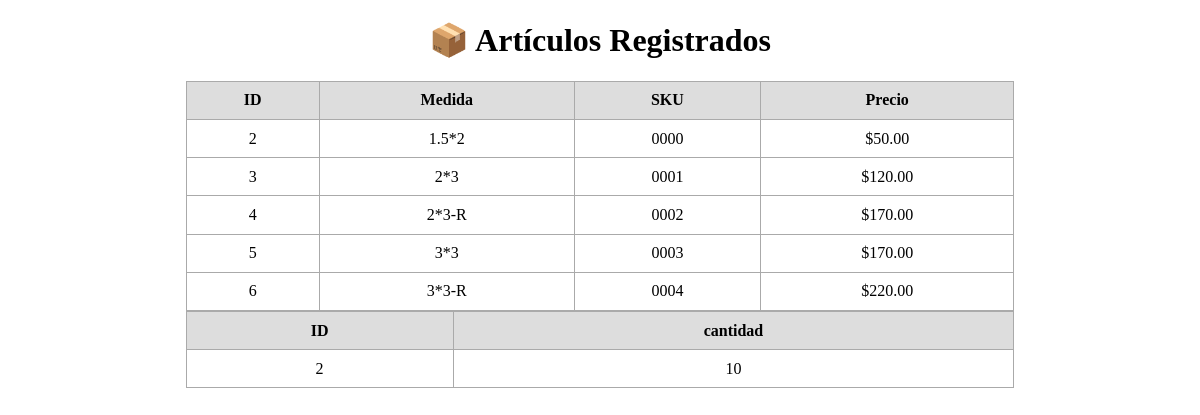
Before: /paginas/POS/leer_articulos.php with the older database file.
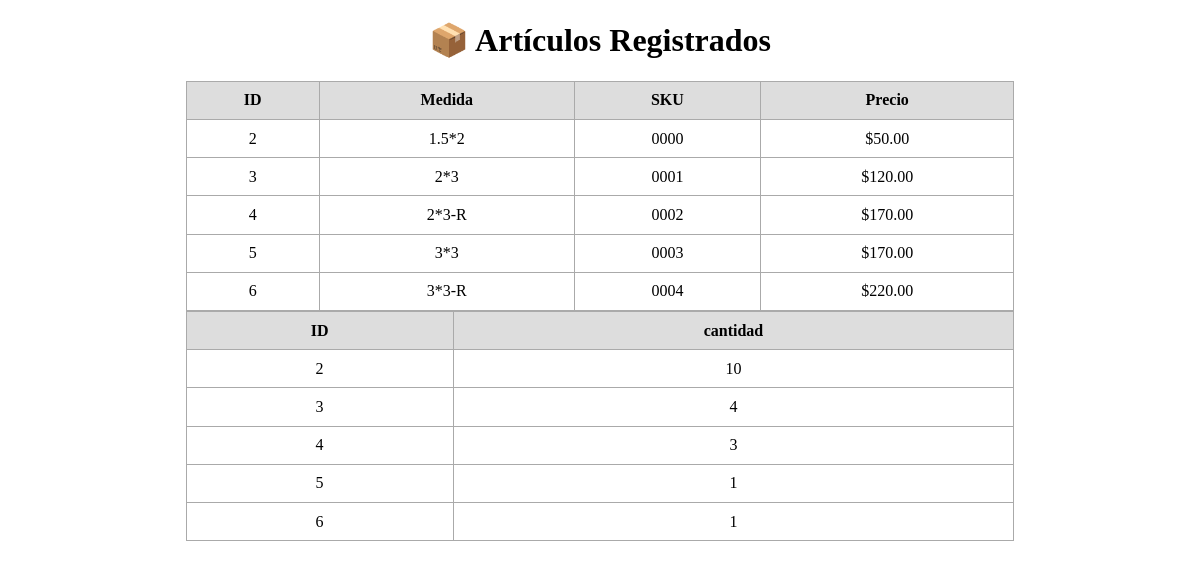
After: the same page with the newer database file.
### tables this page shows
CREATE TABLE articulos (
    id INTEGER PRIMARY KEY AUTOINCREMENT,
    medida TEXT NOT NULL,
    sku TEXT NOT NULL UNIQUE,
    precio REAL NOT NULL
);

CREATE TABLE stock (
    producto_id INTEGER PRIMARY KEY,
    cantidad DECIMAL(10,2) NOT NULL,
    FOREIGN KEY(producto_id) REFERENCES articulos(id)
);

### paginas/POS/leer_articulos.php (the view, shortened to what this page needs)
<?php
$db = new SQLite3('articulos.db');
$resultado = $db->query("SELECT * FROM articulos");
?>
<?php
$db = new SQLite3('articulos.db');
$resul = $db->query("SELECT * FROM stock");
?>
<!DOCTYPE html>
<html lang="es">
<head>
</head>
<body>
<h1>📦 Artículos Registrados</h1>
<table>
    <tr>
        <th>ID</th>
        <th>Medida</th>
        <th>SKU</th>
        <th>Precio</th>
    </tr>
    <?php while ($fila = $resultado->fetchArray(SQLITE3_ASSOC)) : ?>
    <tr>
        <td><?= htmlspecialchars($fila['id']) ?></td>
        <td><?= htmlspecialchars($fila['medida']) ?></td>
        <td><?= htmlspecialchars($fila['sku']) ?></td>
	<td>$<?= number_format($fila['precio'], 2) ?></td>
    </tr>
    <?php endwhile; ?>
</table>
<table>
    <tr>
        <th>ID</th>
        <th>cantidad</th>
    </tr>
    <?php while ($fila = $resul->fetchArray(SQLITE3_ASSOC)) : ?>
    <tr>
        <td><?= htmlspecialchars($fila['producto_id']) ?></td>
        <td><?= htmlspecialchars($fila['cantidad']) ?></td>
    </tr>
    <?php endwhile; ?>
</table>
</body>
</html>

### paginas/POS/leer_articulos.php (style rules this page uses)
table { border-collapse: collapse; width: 70%; margin: auto; }
th, td { padding: 0.6rem; border: 1px solid #aaa; text-align: center; }
th { background-color: #ddd; }
h1 { text-align: center; }

Changed rows visible on the page:
added stock: producto_id "3", cantidad "4"
added stock: producto_id "4", cantidad "3"
added stock: producto_id "5", cantidad "1"
added stock: producto_id "6", cantidad "1"
